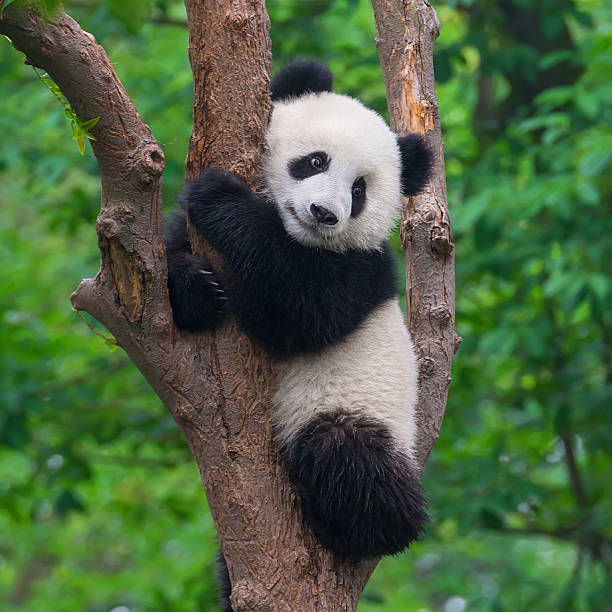
#> input picture input.jpg, 612 x 612 px
$ python main.py --file input.jpg
#> lines starting #> are read from the running program, lines starting #| are printed output that depends on the picture; long printed decimals are rounded
# MUST IMPORT LIBRARIES AND MODULES
# argparse parses arguments from the command line, numpy allows us to do math with our matrix/grid,
# math provides us with other stnadard math functions
import argparse, numpy,  math

# PIL is an image processing library that allows us to open and manipulate our image
from PIL import Image


# MUST DEFINE GRAY SCALE LEVELS TO CONVERT COLOR IN IMAGE
# 0 = black, 255 = white, every other number is a shade of gray
# have to define the character representations for the grayscale - look up example character ramps
# https://paulbourke.net/dataformats/asciiart/, 1 is to about 70 chars and the other is about 10 char
gscale1 = "$@B%8&WM#*oahkbdpqwmZO0QLCJUYXzcvunxrjft/|()1{}[]?-_+~<>i!lI;:,\"^`'. "
gscale2 = " .:-=+*#%@"


# MUST COMPUTE THE AVERAGE BRIGHTNESS FOR EACH TILE
# now will define average function which takes in image (already in grayscale)
# and coomputes the average pixel value of the grayscale intensities
def averageL(image):
    #given PIL grayscale image, onvert to numpy array
    image1 = numpy.array(image)

    #get shape dimensions
    width, height = image1.shape

    #compute average pixel value
    return numpy.average(image1.reshape(width * height))


# MUST SPLIT UP IMAGE INTO AN M * N GRID
# MUST GENERATE AN ASCII CHARACTER FOR EACH TILE DEPENDING ON BRIGHTNESS
def convertToAscii(fileName, columns, scale, moreLevels):
    #given an image and dimensions, return a M * N grid

    #global grayscale variables
#> called with fileName = 'input.jpg', columns = 80, scale = 0.43, moreLevels = False
    global gscale1, gscale2

    #open image and convert to grayscale
    image = Image.open(fileName).convert('L')
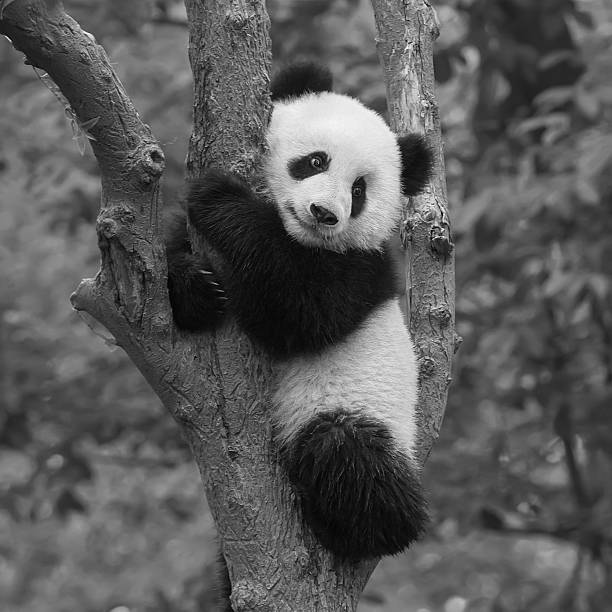
#> image: PIL image 612x612 L; min 0, max 253, mean 89.5

    #store dimensions
    width, height = image.size[0], image.size[1]
#> width = 612; height = 612
    print(f"input image dimensions: {width} by {height}")
#| input image dimensions: 612 by 612

    #compute dimensions of individual tiles
    tileWidth = width/columns
#> tileWidth = 7.65
    tileHeight = tileWidth/scale
#> tileHeight = 17.79
    print(f"tile dimensions: {tileWidth} by {tileHeight}")
#| tile dimensions: 7.65 by 17.791

    #compute number of rows
    rows = int(height/tileHeight)
#> rows = 34
    print(f"columns: {columns}, rows: {rows}")
#| columns: 80, rows: 34

    #verify image is not too small for specified columns
    if columns > width or rows > height:
        print("image too small")
        exit(0)

    #define list for all ascii characters
    asciiImg = []

    #generate list of dimensions
    for i in range(rows):
        #y1 = starting y-cord of current row, y2=ending ending y-cord of current row
        y1 = int(i*tileHeight)
        y2 = int((i+1)*tileHeight)

        #ensure last row extends to the full height of the grid
        if i == rows-1:
            y2 = height

        #append empty string for each row
        asciiImg.append("")

        #loop for columns
        for j in range(columns):
            #crop image to tile
            x1 = int(j*tileWidth)
            x2 = int ((j+1)*tileWidth)

            #correct the last tile
            if j == columns -1:
                x2 = width

            #crop image to extract tile
            img = image.crop((x1, y1, x2, y2))

            #get average luminance - light intensity
            avg = int(averageL(img))

            #look up ascii char and assign to gray scale value
            if moreLevels:
                gsval = gscale1[int((avg*69)/255)]
            else:
                gsval = gscale2[int((avg*9)/255)]

            #append ascii char to string
            asciiImg[i] += gsval

    #reutrn string of ascii chars
    return asciiImg

#main function
# MUST OPEN A NEW TEXT FILE TO OUTPUT TO - DISPLAY FULL IMAGE
def main():
    #create a parser
    descString = "Image to ASCII Art"
    parser = argparse.ArgumentParser(description=descString)

    #add expected arguments, defining a file destination
    parser.add_argument('--file', dest='imgFile', required=True)
    parser.add_argument('--scale', dest='scale', required=False)
    parser.add_argument('--out', dest='outFile', required=False)
    parser.add_argument('--cols', dest='cols', required=False)
    parser.add_argument('--morelevels',dest='moreLevels',action='store_true')

    #parse the arguments
    args = parser.parse_args()
    imgFile = args.imgFile

    #define and set an output file for the image
    outFile = 'out.txt'
    if args.outFile:
        outFile = args.outFile

    #set scale default which suits a courier font
    scale = 0.43
    if args.scale:
        scale = float(args.scale)

    #set number of columns
    columns = 80
    if args.cols:
        columns = int(args.cols)

    print("generating ASCII art")

    #convert image to ascii text
    asciiImg = convertToAscii(imgFile, columns, scale, args.moreLevels)

    #open file
    f = open(outFile, 'w')

    #write to file
    for row in asciiImg:
        f.write(row + '\n')
#> this loop made 34 passes

    #cleanup
    f.close()
    print("ASCII art written %s" % outFile)

#call main
if __name__ == '__main__':
    main()
